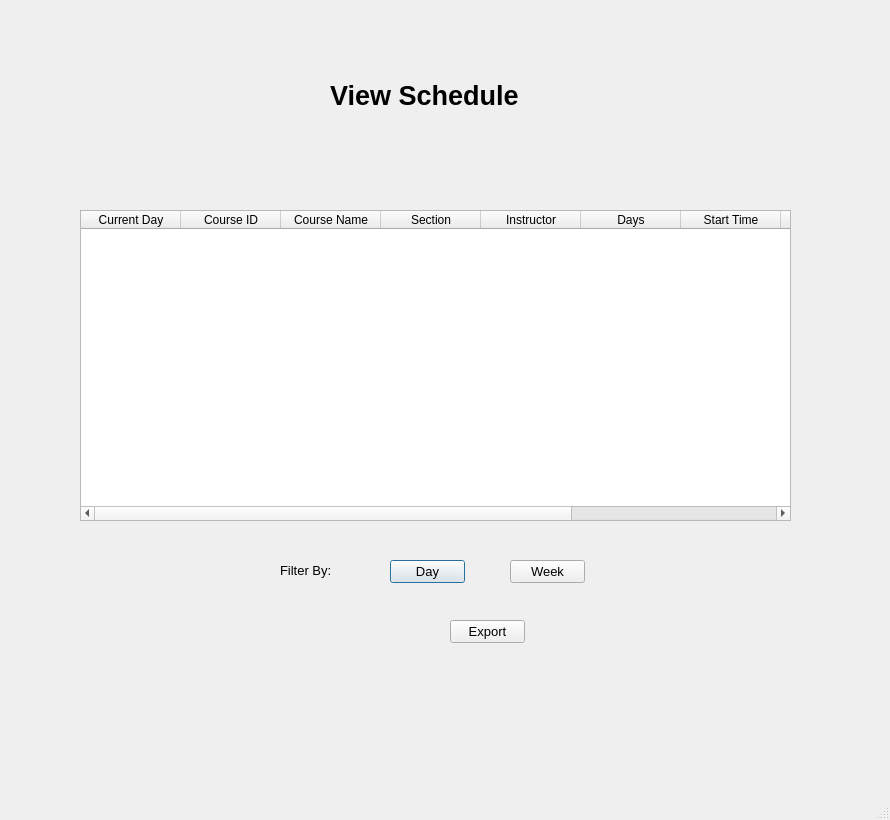
<?xml version="1.0" encoding="UTF-8"?>
<ui version="4.0">
 <class>view_schedule_window</class>
 <widget class="QMainWindow" name="view_schedule_window">
  <property name="geometry">
   <rect>
    <x>0</x>
    <y>0</y>
    <width>890</width>
    <height>820</height>
   </rect>
  </property>
  <property name="windowTitle">
   <string>View Schedule</string>
  </property>
  <widget class="QWidget" name="centralwidget">
   <widget class="QLabel" name="label">
    <property name="geometry">
     <rect>
      <x>110</x>
      <y>220</y>
      <width>47</width>
      <height>14</height>
     </rect>
    </property>
    <property name="text">
     <string/>
    </property>
   </widget>
   <widget class="QTableWidget" name="schedule_table_widget">
    <property name="geometry">
     <rect>
      <x>80</x>
      <y>210</y>
      <width>711</width>
      <height>311</height>
     </rect>
    </property>
    <column>
     <property name="text">
      <string>Current Day</string>
     </property>
    </column>
    <column>
     <property name="text">
      <string>Course ID</string>
     </property>
    </column>
    <column>
     <property name="text">
      <string>Course Name</string>
     </property>
    </column>
    <column>
     <property name="text">
      <string>Section</string>
     </property>
    </column>
    <column>
     <property name="text">
      <string>Instructor</string>
     </property>
    </column>
    <column>
     <property name="text">
      <string>Days</string>
     </property>
    </column>
    <column>
     <property name="text">
      <string>Start Time</string>
     </property>
    </column>
    <column>
     <property name="text">
      <string>End Time</string>
     </property>
    </column>
    <column>
     <property name="text">
      <string>Room</string>
     </property>
    </column>
    <column>
     <property name="text">
      <string>Status</string>
     </property>
    </column>
   </widget>
   <widget class="QLabel" name="schedule_label">
    <property name="geometry">
     <rect>
      <x>330</x>
      <y>70</y>
      <width>191</width>
      <height>51</height>
     </rect>
    </property>
    <property name="font">
     <font>
      <pointsize>20</pointsize>
      <bold>true</bold>
     </font>
    </property>
    <property name="text">
     <string>View Schedule</string>
    </property>
   </widget>
   <widget class="QLabel" name="filter_by_label">
    <property name="geometry">
     <rect>
      <x>280</x>
      <y>560</y>
      <width>61</width>
      <height>21</height>
     </rect>
    </property>
    <property name="font">
     <font>
      <pointsize>10</pointsize>
     </font>
    </property>
    <property name="text">
     <string>Filter By:</string>
    </property>
   </widget>
   <widget class="QPushButton" name="day_button">
    <property name="geometry">
     <rect>
      <x>390</x>
      <y>560</y>
      <width>75</width>
      <height>23</height>
     </rect>
    </property>
    <property name="font">
     <font>
      <pointsize>10</pointsize>
     </font>
    </property>
    <property name="text">
     <string>Day</string>
    </property>
    <property name="autoDefault">
     <bool>false</bool>
    </property>
    <property name="default">
     <bool>true</bool>
    </property>
   </widget>
   <widget class="QPushButton" name="week_button">
    <property name="geometry">
     <rect>
      <x>510</x>
      <y>560</y>
      <width>75</width>
      <height>23</height>
     </rect>
    </property>
    <property name="font">
     <font>
      <pointsize>10</pointsize>
     </font>
    </property>
    <property name="text">
     <string>Week</string>
    </property>
   </widget>
   <widget class="QPushButton" name="export_button">
    <property name="geometry">
     <rect>
      <x>450</x>
      <y>620</y>
      <width>75</width>
      <height>23</height>
     </rect>
    </property>
    <property name="font">
     <font>
      <pointsize>10</pointsize>
     </font>
    </property>
    <property name="text">
     <string>Export</string>
    </property>
   </widget>
  </widget>
  <widget class="QMenuBar" name="menubar">
   <property name="geometry">
    <rect>
     <x>0</x>
     <y>0</y>
     <width>890</width>
     <height>22</height>
    </rect>
   </property>
  </widget>
  <widget class="QStatusBar" name="statusbar"/>
 </widget>
 <resources/>
 <connections/>
</ui>
